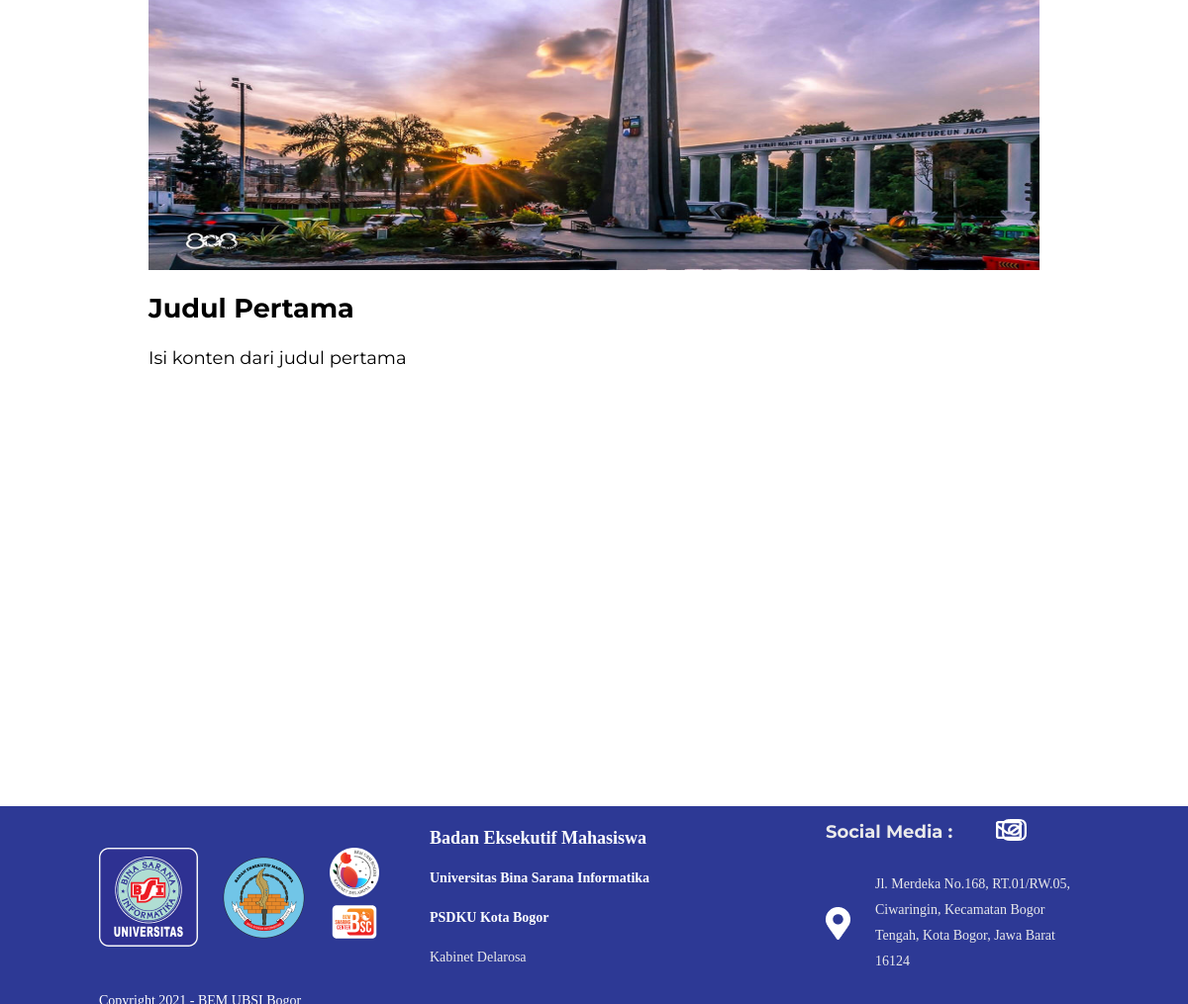
/index.php/gallery/DetailArticle/judul-pertama (lower part), run on an earlier commit of the app's database.
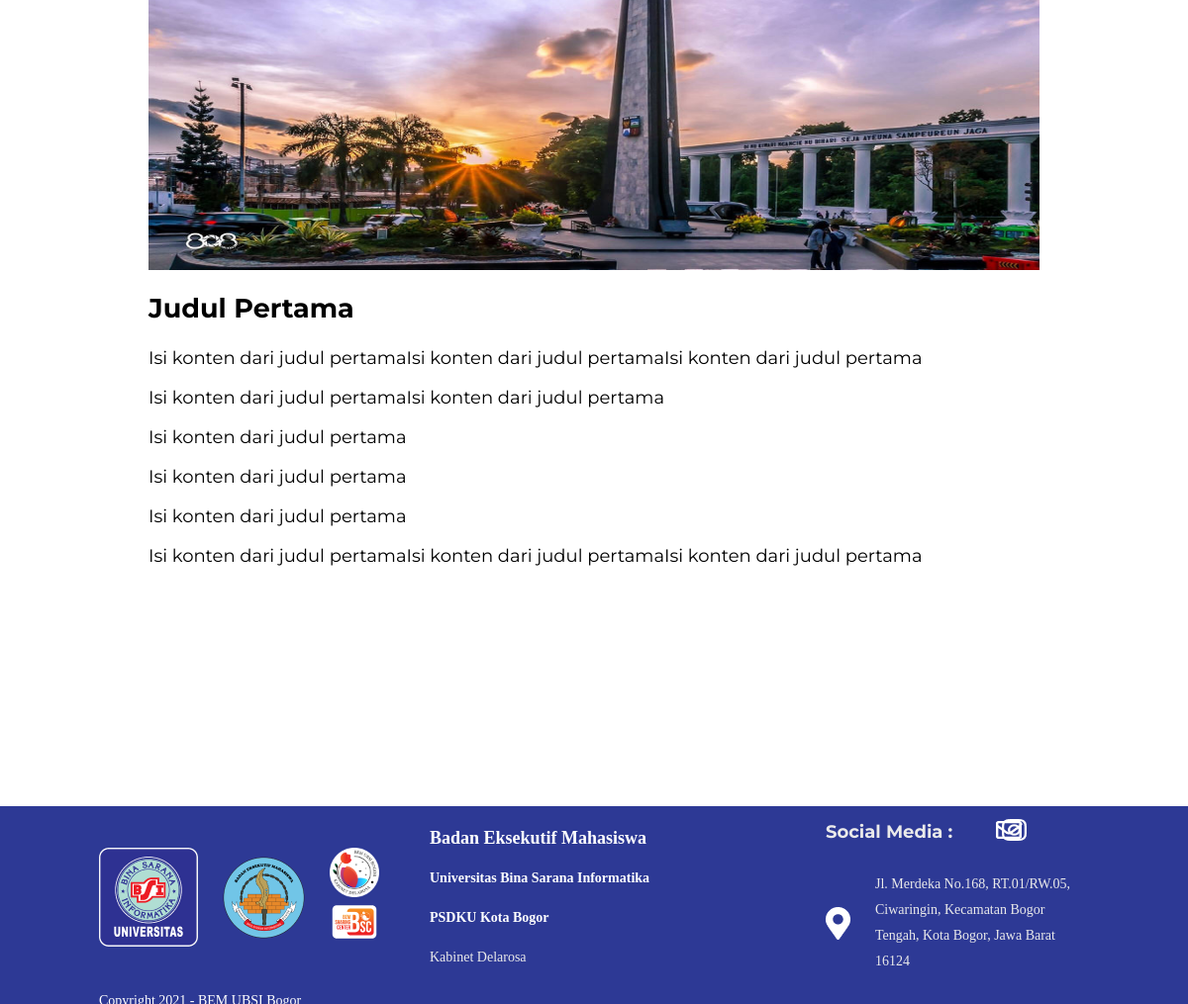
And on a later commit of the database.
### tables this page shows
CREATE TABLE `tb_article` (
  `id` int(11) NOT NULL,
  `title` varchar(255) NOT NULL,
  `content` text NOT NULL,
  `url` varchar(255) NOT NULL,
  `cover` varchar(255) DEFAULT NULL,
  `type` varchar(20) NOT NULL,
  `date` timestamp NOT NULL DEFAULT current_timestamp() ON UPDATE current_timestamp(),
  `author` varchar(128) NOT NULL
);

### application/controllers/Gallery.php (called while the page is built, shortened)
<?php
class Gallery extends CI_Controller
{
    public function DetailArticle($url)
    {
        $data['data'] = $this->db->get_where('tb_article', array('url' => $url))->row_array();
        $data['title'] = $data['data']['title'];
        $this->load->view('gallery/article', $data);
    }
}

### index.php (called while the page is built, shortened)
<?php
require_once BASEPATH.'core/CodeIgniter.php';

### application/views/gallery/article.php (the view, shortened to what this page needs)
<!DOCTYPE html>
<html lang="en">
<head>
    <link rel="stylesheet" href="<?= base_url('assets/css/article.css') ?>">
    <link rel="stylesheet" href="<?= base_url('assets/vendor/fontawesome-free/css/all.min.css') ?>">
</head>
<body>
    <div class="content-wrapper">
        <div class="section-body-article">
            <div class="card-wrapper-content-article">
                <div class="card-content-article">
                    <div class="card-image-article">
                        <img src="<?= base_url('assets/img/cover/') . $data['cover']; ?>" alt="Image Article" class="image-article">
                    </div>
                    <div class="card-article">
                        <h2 class="title-article">
                            <?= $title; ?>
                        </h2>
                        <article>
                            <?= $data['content']; ?>
                        </article>
                    </div>
                </div>
            </div>
        </div>
        <footer class="footer-responsive">
            <div class="card-content-footer">
                <div class="card-desc-footer">
                    <div class="card-image-big">
                        <img src="<?= base_url(); ?>assets/img/Logo UBSI 1.png" alt="Logo BSI Footer" class="card-image-footer-bsi">
                        <img src="<?= base_url(); ?>assets/img/logo bem.png" alt="Logo BEM Footer" class="card-image-footer-bem">
                    </div>
                    <div class="card-image-small">
                        <img src="<?= base_url(); ?>assets/img/logo-delarosa.png" alt="Logo Kabinet Delarosa" class="card-image-footer-delarosa">
                        <img src="<?= base_url(); ?>assets/img/BSC@300x-8.png" alt="Logo BSC" class="card-image-footer-bsc">
                    </div>
                    <div class="card-desc-footer-bem">
                        <h2>Badan Eksekutif Mahasiswa</h2>
                        <p>Universitas Bina Sarana Informatika</p>
                        <p>PSDKU Kota Bogor</p>
                        <p>Kabinet Delarosa</p>
                    </div>
                </div>
                <div class="card-sosmed">
                    <div class="card-sosmed-footer">
                        <h2>Social Media :</h2>
                        <a href="#" class="link-sosmed-instagram">
                        </a>
                        <a href="#" class="link-sosmed-email">
                            <img src="<?= base_url(); ?>assets/img/icon-email.png" alt="Icon Email Footer">
                        </a>
                    </div>
                    <div class="card-address-footer">
                        <img src="<?= base_url(); ?>assets/img/icon-address.png" alt="Icon Address Footer" class="card-icon-address">
                        <p class="desc-address">Jl. Merdeka No.168, RT.01/RW.05, Ciwaringin, Kecamatan Bogor Tengah, Kota Bogor, Jawa Barat 16124</p>
                    </div>
                </div>
            </div>
            <div class="copyright">
            </div>
        </footer>
    </div>
</body>
</html>

What changed in the data, as far as the page shows it:
changed tb_article: content "Isi konten dari judul pertama" → "Isi konten dari judul pertamaIsi konten dari judul pertamaIsi konten dari judul pertama Isi konten dari judul pertamaIsi konten dari judul pertama Isi konten dari judul pertama Isi konten dari judul pertama Isi konten dari judul pertama Isi konten dari judul pertamaIsi konten dari judul pertamaIsi konten dari judul pertama"
